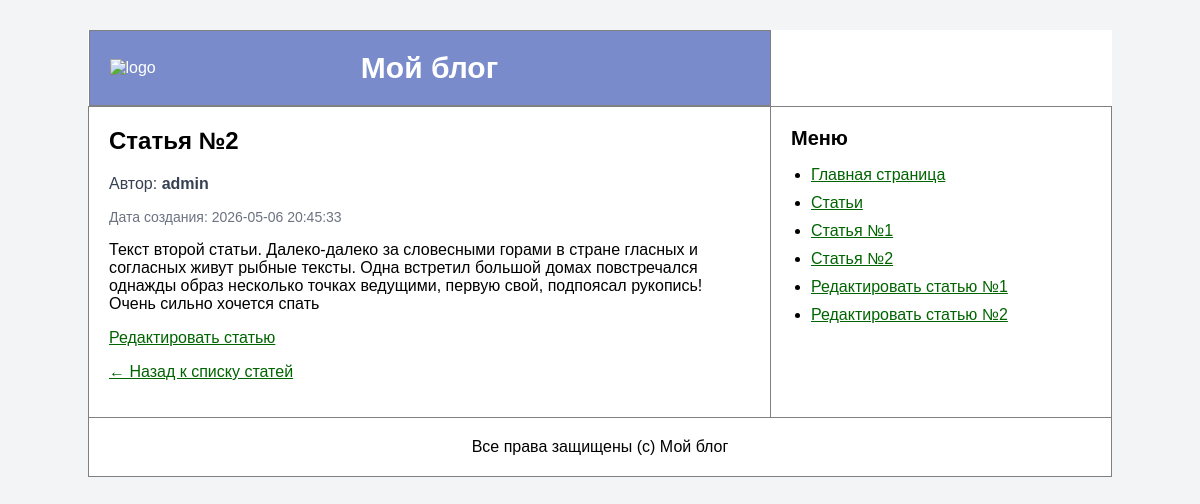
The page /articles/2 on the database its author committed.
### tables this page shows
CREATE TABLE articles (
                id INTEGER PRIMARY KEY AUTOINCREMENT,
                author_id INTEGER NOT NULL,
                name VARCHAR(255) NOT NULL,
                text TEXT NOT NULL,
                created_at DATETIME NOT NULL DEFAULT CURRENT_TIMESTAMP
            );

CREATE TABLE users (
                id INTEGER PRIMARY KEY AUTOINCREMENT,
                nickname VARCHAR(128) NOT NULL UNIQUE,
                email VARCHAR(255) NOT NULL UNIQUE,
                is_confirmed INTEGER NOT NULL DEFAULT 0,
                role VARCHAR(20) NOT NULL,
                password_hash VARCHAR(255) NOT NULL,
                auth_token VARCHAR(255) NOT NULL,
                created_at DATETIME NOT NULL DEFAULT CURRENT_TIMESTAMP
            );

### src/Models/Article.php (called while the page is built, shortened)
<?php
class Article
{
    public function __construct(array $row)
    {
        $this->id = (int) $row['id'];
        $this->name = $row['name'];
        $this->text = $row['text'];
        $this->createdAt = $row['created_at'];
    }
    public static function findById(int $id): ?self
    {
        $db = Database::getConnection();
        $statement = $db->prepare('SELECT * FROM articles WHERE id = :id');
        $statement->execute([
            'id' => $id,
        ]);
        $row = $statement->fetch(PDO::FETCH_ASSOC);
        return new self($row);
    }
}

### src/Controllers/ArticlesController.php (called while the page is built, shortened)
<?php
class ArticlesController
{
    public function show(int $id): void
    {
        $article = Article::findById($id);
        $author = User::findById($article->authorId);
        $this->render('articles/show.php', [
            'article' => $article,
            'author' => $author,
        ], $article->name);
    }
    private function render(string $view, array $params = [], ?string $title = null): void
    {
        extract($params);
        require __DIR__ . '/../../views/' . $view;
        require __DIR__ . '/../../main.php';
    }
}

### src/Models/User.php (called while the page is built, shortened)
<?php
class User
{
    public function __construct(array $row)
    {
        $this->nickname = $row['nickname'];
    }
    public static function findById(int $id): ?self
    {
        $db = Database::getConnection();
        $statement = $db->prepare('SELECT * FROM users WHERE id = :id');
        $statement->execute([
            'id' => $id,
        ]);
        $row = $statement->fetch(PDO::FETCH_ASSOC);
        return new self($row);
    }
}

### views/articles/show.php (the view)
<?php if ($article === null): ?>
<h2>404</h2>
<p>Статья не найдена.</p>
<?php else: ?>
<article class="article-page">
    <h2><?= htmlspecialchars($article->name, ENT_QUOTES, 'UTF-8') ?></h2>
    <p class="author">
        Автор:
        <?php if ($author !== null): ?>
            <strong><?= htmlspecialchars($author->nickname, ENT_QUOTES, 'UTF-8') ?></strong>
        <?php else: ?>
            <strong>не найден</strong>
        <?php endif; ?>
    </p>
    <p class="date">
        Дата создания: <?= htmlspecialchars($article->createdAt, ENT_QUOTES, 'UTF-8') ?>
    </p>
    <p>
        <?= nl2br(htmlspecialchars($article->text, ENT_QUOTES, 'UTF-8')) ?>
    </p>
    <p>
        <a href="/article/<?= $article->id ?>/edit">Редактировать статью</a>
    </p>
    <p>
        <a href="/">← Назад к списку статей</a>
    </p>
</article>
<?php endif; ?>

### styles/styles.css (style rules this page uses)
body { margin: 0; font-family: Arial, sans-serif; background-color: #f3f4f6; }
a, a:visited { color: darkgreen; }
.article-page h2 { margin-top: 0; }
.author { color: #374151; }
.date { color: #6b7280; font-size: 14px; }

### rows shown on the page
articles: name "Статья №2", created_at "2026-05-06 20:45:33", text "Текст второй статьи. Далеко-далеко за словесными горами в стране гласных и согласных живут рыбные тексты. Одна встретил большой домах повстречался однажды образ несколько точках ведущими, первую свой, подпоясал рукопись! Очень сильно хочется спать"
users: nickname "admin"
